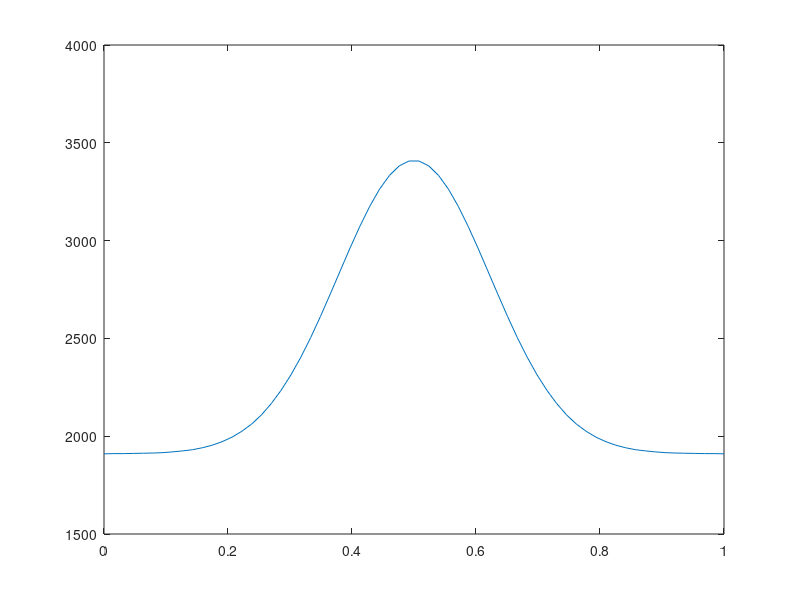

Write the MATLAB code that produced this figure.
clear all; close all;

NS = 64;
amplitude = 1500;
dev = 0.03;
offset = 1910;

x = linspace(0, 1, NS);
f = uint32(amplitude*exp(-(x-0.5).^2./(dev)) + offset);
plot(x, f);
fprintf('%d, %d, %d, %d, %d, %d, %d, %d, %d, %d, %d, %d, %d, %d, %d, \n', f);